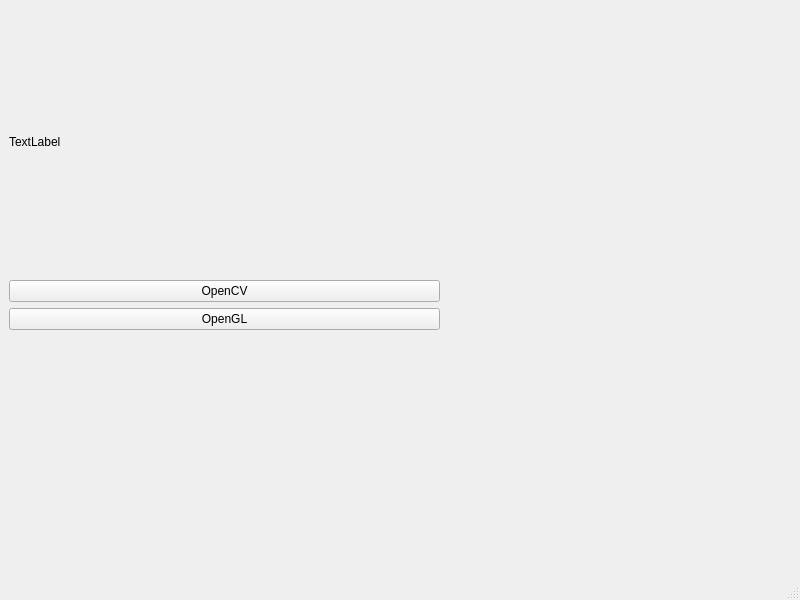
<?xml version="1.0" encoding="UTF-8"?>
<ui version="4.0">
 <class>MainWindow</class>
 <widget class="QMainWindow" name="MainWindow">
  <property name="geometry">
   <rect>
    <x>0</x>
    <y>0</y>
    <width>800</width>
    <height>600</height>
   </rect>
  </property>
  <property name="windowTitle">
   <string>MainWindow</string>
  </property>
  <widget class="QWidget" name="centralwidget">
   <widget class="QWidget" name="verticalLayoutWidget">
    <property name="geometry">
     <rect>
      <x>9</x>
      <y>9</y>
      <width>431</width>
      <height>321</height>
     </rect>
    </property>
    <layout class="QVBoxLayout" name="verticalLayout">
     <item>
      <widget class="QLabel" name="label">
       <property name="text">
        <string>TextLabel</string>
       </property>
      </widget>
     </item>
     <item>
      <widget class="QPushButton" name="pushButton">
       <property name="text">
        <string>OpenCV</string>
       </property>
      </widget>
     </item>
     <item>
      <widget class="QPushButton" name="pushButton_2">
       <property name="text">
        <string>OpenGL</string>
       </property>
      </widget>
     </item>
    </layout>
   </widget>
  </widget>
  <widget class="QMenuBar" name="menubar">
   <property name="geometry">
    <rect>
     <x>0</x>
     <y>0</y>
     <width>800</width>
     <height>22</height>
    </rect>
   </property>
  </widget>
  <widget class="QStatusBar" name="statusbar"/>
 </widget>
 <resources/>
 <connections/>
</ui>
